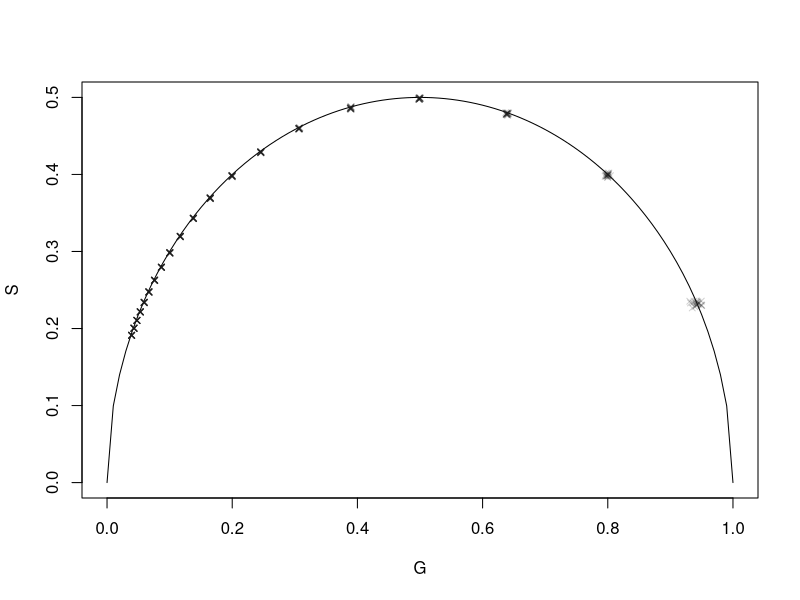

The R script that drew this image:
# Exploring phasor anlysis of FLIM data using simulated decays
# Implementation follows Digman et al., 2008

# 1. Generating an array of fluorescence decays with distribution of lifetimes

## Preallocating memory for array 🤓
decayArray = array(0, dim = c(20, 20, 1000)) # I don't quite get the relationship between the angular frequency and the time bin distance!


## Populating the array with simulated decays
timeSim = seq(0, 25000, length.out = length(decayArray[1, 1, ])) # Note: It is important to save the time-axis dimensions somewhere else! We now have a distance of 4 ps between data points in the array!

for(i in 1:length(decayArray[, 1, 1])) {
  for (j in 1:length(decayArray[1, , 1])) {
    decayArray[i, j, ] = exp(-timeSim/(1000*i + rnorm(1)*0.01)) + rnorm(length(decayArray[1, 1, ]))/200
  }
}
#plot(decayArray[1, 1, ], log = "y")

## Implementation of phasor transformation
### calculating g(omega) and s(omega) --> see Digman et al., 2008

gCoordinate = function(array, timeaxis = timeSim, angFrequency = (2*pi*40e06)) { # angular frequecy of 20 MHz pulsed laser
  output = vector(mode = "double", length = (length(array[, 1, 1]) * length(array[1, , 1])))
  
  c = 1 # c keeps track of the index used to save the result in "output"
  for(i in 1:length(array[, 1, 1])) {
    for(j in 1:length(array[1, , 1])) {
      output[c] = sum(array[i, j, ] * cos(angFrequency * timeaxis)) / sum(array[i, j, ])
      c = c + 1
    }
  }
  
  return(output)
}

sCoordinate = function(array, timeaxis = timeSim, angFrequency = (2*pi*40e06)) { # angular frequecy of 20 MHz pulsed laser
  output = vector(mode = "double", length = (length(array[, 1, 1]) * length(array[1, , 1])))
  
  c = 1 # c keeps track of the index used to save the result in "output"
  for(i in 1:length(array[, 1, 1])) {
    for(j in 1:length(array[1, , 1])) {
      output[c] = sum(array[i, j, ] * sin(angFrequency * timeaxis)) / sum(array[i, j, ])
      c = c + 1
    }
  }
  
  return(output)
}

unitCircle  = function(inputArr) {
  time = seq(0, 25000, length.out = length(inputArr[1, 1, ]))
  unitArray = array(0, dim = c(40, 40, length(time)))
  c = 0
  for(i in 1:length(unitArray[, 1, 1])) {
    for (j in 1:length(unitArray[1, , 1])) {
      unitArray[i, j, ] = 1*exp(-time/(c*10))
      c = c + 1
    }
  }
  gCoord = gCoordinate(unitArray, time)
  sCoord = sCoordinate(unitArray, time)
  
  out = data.frame(gCoord, sCoord)
  return(out)
}

testG = gCoordinate(decayArray)
testS = sCoordinate(decayArray)

# plot(unitCircle(decayArray), type = "l",
#      xlim = c(0, 1),
#      ylim = c(0, 0.5))
# Or we just make the computers life more simple
curve(sqrt(0.25-(x - 0.5)^2), from = 0, to = 1,
      xlab = "G",
      ylab = "S")
points(testG, testS,
       pch = 4,
       cex = 0.8,
       col = grey(0.1, 0.2))
